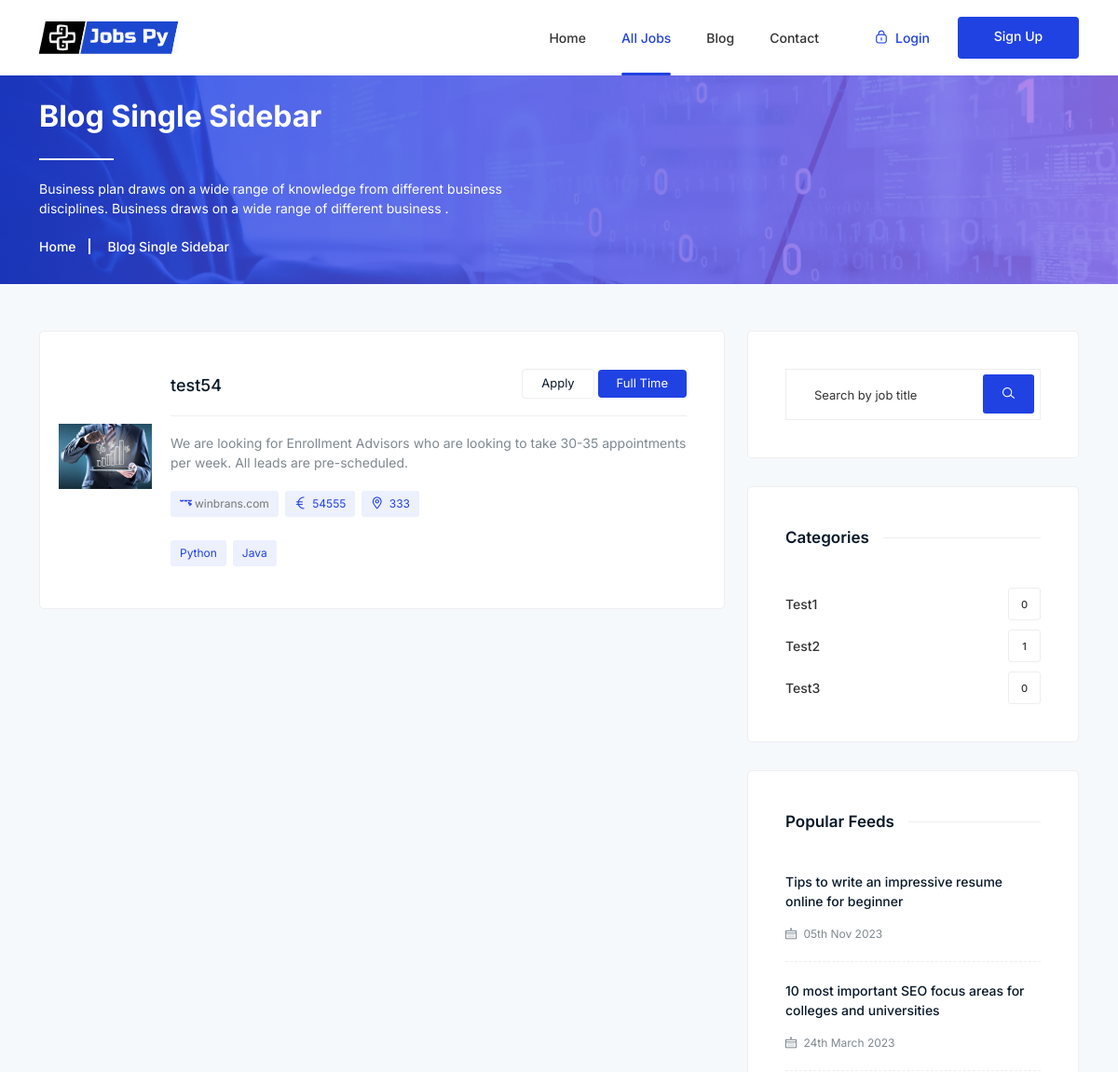
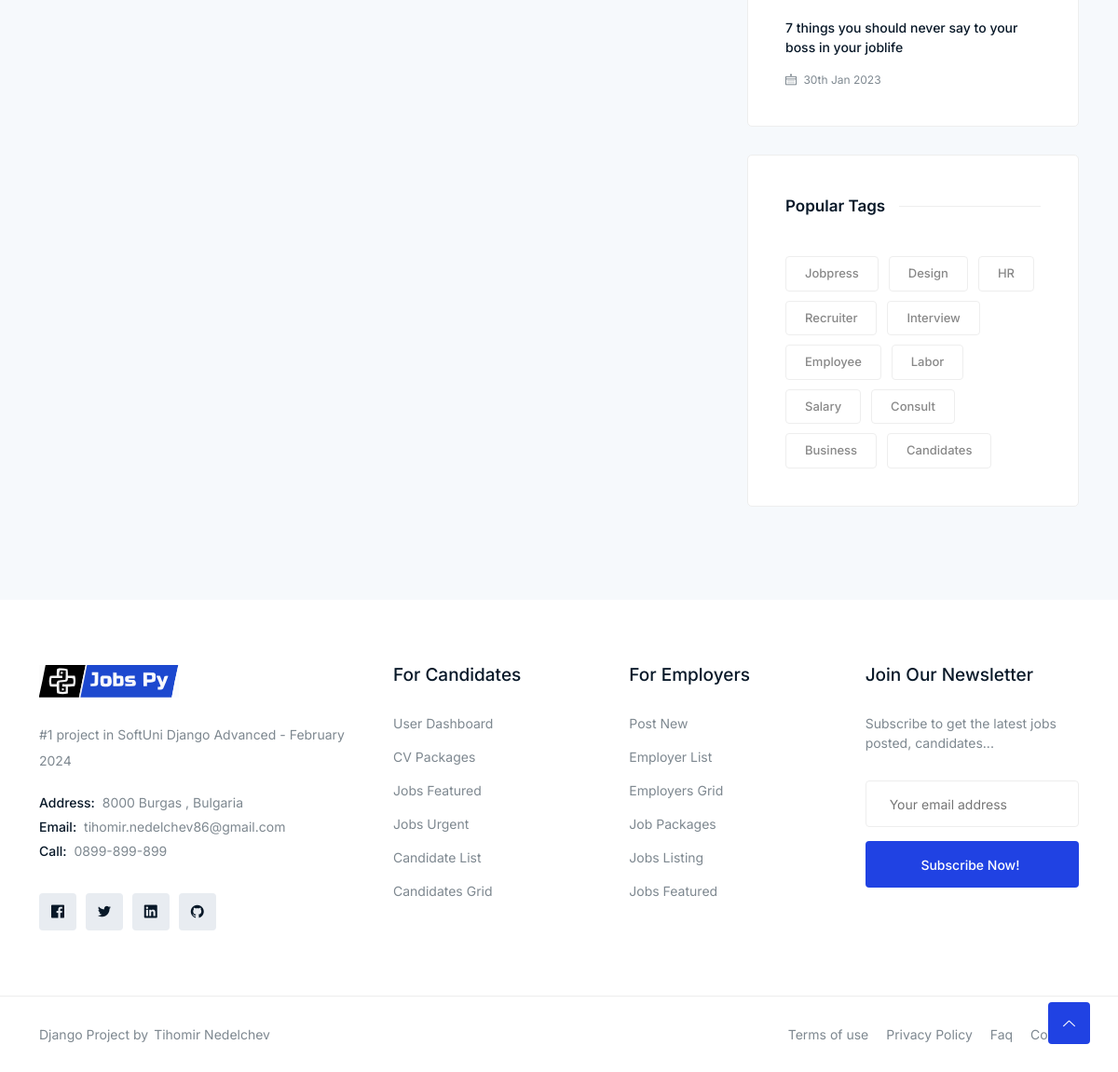
Page /jobs/all/ on the committed database (2 pictures, top to bottom).
### jobsPy/jobs/models.py (models this page shows, shortened)
class Job(models.Model):
    user = models.ForeignKey(UserModel,  on_delete=models.CASCADE)
    title = models.CharField(max_length=300)
    slug = models.SlugField(allow_unicode=True, max_length=100, unique=True)
    category = models.ForeignKey(Category,  on_delete=models.CASCADE)
    description = models.TextField()
    job_image = models.ImageField(null=True, blank=True, upload_to="jobs/image", default="images/default/default.jpg")
    vacancy = models.IntegerField(null=True, blank=True)
    location = models.CharField(max_length=300,)
    job_type = models.CharField(choices=JOB_TYPE, max_length=10)
    salary = models.CharField(max_length=30, blank=True)
    deadline = models.DateField()
    is_published = models.BooleanField(default=True)
    is_closed = models.BooleanField(default=False)
    created_at = models.DateTimeField(auto_now_add=True)
    modified_at = models.DateTimeField(auto_now=True)
    needed_skills = models.ManyToManyField(Skills, related_name="needed_skills")

class Skills(models.Model):
    name = models.CharField(blank=True, null=True, max_length=20)

class Category(models.Model):
    name = models.CharField(max_length=255)
    slug = models.SlugField(allow_unicode=True, max_length=100, unique=True)
    description = models.TextField(max_length=300, blank=True, null=True)
    created_at = models.DateTimeField(auto_now_add=True)
    modified_at = models.DateTimeField(auto_now=True)

### jobsPy/jobs/views.py (the view)
# urls.py: path("all/", AllJobsView.as_view(), name="all-jobs"),
class AllJobsView(ListView):
    model = Job
    template_name = "jobs/jobs_list.html"
    def get_queryset(self):
        query = self.request.GET.get('q')
        if query:
            return Job.objects.filter(Q(title__icontains=query))
        else:
            return Job.objects.all()
    def get_context_data(self, **kwargs):
        context = super().get_context_data(**kwargs)
        context["category"] = Category.objects.all()
        context['search_query'] = self.request.GET.get('q', '')
        return context

### templates/jobs/jobs_list.html
{% extends 'base.html' %}
{% load static %}
{% block main_content %}
    <div class="breadcrumbs overlay">
        <div class="container">
            <div class="row">
                <div class="col-12">
                    <div class="breadcrumbs-content">
                        <h1 class="page-title">Blog Single Sidebar</h1>
                        <p>Business plan draws on a wide range of knowledge from different business<br> disciplines.
                            Business draws on a wide range of different business .</p>
                    </div>
                    <ul class="breadcrumb-nav">
                        <li><a href="index.html">Home</a></li>
                        <li>Blog Single Sidebar</li>
                    </ul>
                </div>
            </div>
        </div>
    </div>
    <section class="section blog-single">
        <div class="container">
            <div class="row">
                <div class="col-lg-8">
                          {% for job in job_list %}
                        <div class="single-job">
                            <div class="job-image-list">
            {% if job.user.company.image %}
                                <img src="{{ job.user.company.image.url }}" alt="#">
                                {% else %}
                 <img src="{% static 'images/jobs/category-2.jpg' %}" alt="{{ company.name }} Image">
                                {% endif %}
                               <p> <a href="{% url 'company-details' job.user.company.pk %}">{{ job.user.company.name }}</a></p>
                            </div>
                            <div class="job-content">
                                <h4><a href="{% url 'job_details' job.pk %}">{{ job.title }}</a></h4>
                                <p>We are looking for Enrollment Advisors who are looking to take 30-35 appointments per
                                    week. All leads are pre-scheduled. </p>
                                <ul>
                                    <li><i class="lni lni-website"></i><a href="#"> winbrans.com</a></li>
                                    <li><i class="lni lni-euro"></i> {{ job.salary }} </li>
                                    <li><i class="lni lni-map-marker"></i> {{ job.location }}</li>
                                </ul>
                            <ul>
                                                            {% for skill in job.needed_skills.all %}
                                                <li><span>{{ skill.name }}</span></li>
                                        {% endfor %}
                            </ul>
                            </div>
                            <div class="job-button">
                                <ul>
                                    <li><a href="job-details.html">Apply</a></li>
                                    <li><span>full time</span></li>
                                </ul>
                            </div>
                        </div>
                    {% endfor %}
                </div>
                <aside class="col-lg-4 col-md-12 col-12">
                    <div class="sidebar">
                            <div class="widget search-widget">
                             <form method="get" action="{% url 'all-jobs' %}">
                                <input type="text" name="q" placeholder="Search by job title">
                                <button type="submit"><i class="lni lni-search-alt"></i></button>
                            </form>
                        </div>
                        {% include "jobs/category_slide.html" %}
                        <div class="widget popular-feeds">
                            <h5 class="widget-title"><span>Popular Feeds</span></h5>
                            <div class="popular-feed-loop">
                                <div class="single-popular-feed">
                                    <div class="feed-desc">
                                        <h6 class="post-title"><a href="#">Tips to write an impressive resume online for
                                                beginner</a></h6>
                                        <span class="time"><i class="lni lni-calendar"></i> 05th Nov 2023</span>
                                    </div>
                                </div>
                                <div class="single-popular-feed">
                                    <div class="feed-desc">
                                        <h6 class="post-title"><a href="#">10 most important SEO focus areas for
                                                colleges
                                                and universities</a></h6>
                                        <span class="time"><i class="lni lni-calendar"></i> 24th March 2023</span>
                                    </div>
                                </div>
                                <div class="single-popular-feed">
                                    <div class="feed-desc">
                                        <h6 class="post-title"><a href="#">7 things you should never say to your boss in
                                                your joblife</a></h6>
                                        <span class="time"><i class="lni lni-calendar"></i> 30th Jan 2023</span>
                                    </div>
                                </div>
                            </div>
                        </div>
                        <div class="widget popular-tag-widget">
                            <h5 class="widget-title"><span>Popular Tags</span></h5>
                            <div class="tags">
                                <a href="#">Jobpress</a>
                                <a href="#">Design</a>
                                <a href="#">HR</a>
                                <a href="#">Recruiter</a>
                                <a href="#">Interview</a>
                                <a href="#">Employee</a>
                                <a href="#">Labor</a>
                                <a href="#">Salary</a>
                                <a href="#">Consult</a>
                                <a href="#">Business</a>
                                <a href="#">Candidates</a>
                            </div>
                        </div>
                    </div>
                </aside>
            </div>
        </div>
    </section>
{% endblock %}

### templates/jobs/category_slide.html
                        <div class="widget categories-widget">
                            <h5 class="widget-title"><span>Categories</span></h5>
                            <ul class="custom">
                                {% for cat in category %}
                                <li>
                                    <a href="{% url 'jobs_category' cat.slug %}">{{ cat.name }}<span>{{ cat.job_set.all|length }}</span></a>
                                </li>
                                {% endfor %}
                            </ul>
                        </div>

### rows in the picture
Job: title "test54", salary "54555", location "333"
Skills: name "Python"
Skills: name "Java"
Category: name "Test1", job_set.all|length "0"
Category: name "Test2", job_set.all|length "1"
Category: name "Test3", job_set.all|length "0"
